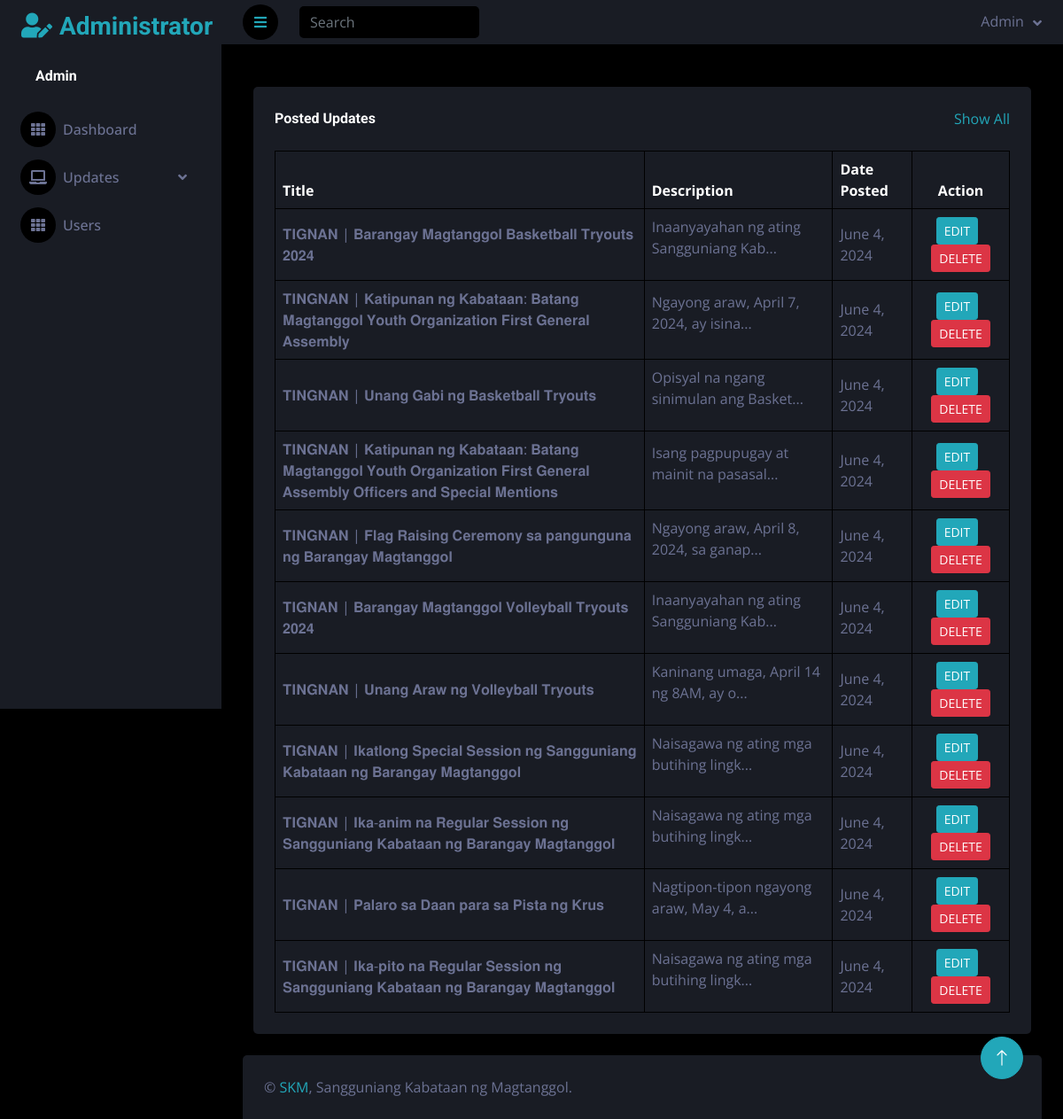
Screenshot of /newsupdate/admin/manage-update.php with the database file from the repository.
### tables this page shows
CREATE TABLE `news_updates` (
  `updates_id` int(11) NOT NULL,
  `update_num` int(255) NOT NULL,
  `update_title` varchar(255) NOT NULL,
  `update_desc` longtext NOT NULL,
  `update_img` varchar(255) NOT NULL,
  `update_date` timestamp NULL DEFAULT current_timestamp() ON UPDATE current_timestamp(),
  `update-url` mediumtext NOT NULL,
  `update_active_stat` int(11) NOT NULL
);

### newsupdate/admin/functions/call-functions.php (called while the page is built, shortened)
<?php
$conn = mysqli_connect(DB_HOST, DB_USER, DB_PASS, DB_NAME);
function get_total_updates(){
    global $conn;
    $sql = "SELECT * FROM news_updates WHERE update_active_stat = 1";
    $result = $conn->query($sql);
    $users = [];
    if ($result->num_rows > 0) {
        while ($row = $result->fetch_assoc()) {
            $users[] = $row;
        }
    }
    return $users;
}
?>

### newsupdate/admin/manage-update.php (the view, shortened to what this page needs)
<?php
function truncateHtml($text, $length)
{
    $doc = new DOMDocument();
    $doc->loadHTML('<?xml encoding="utf-8" ?>' . $text, LIBXML_HTML_NOIMPLIED | LIBXML_HTML_NODEFDTD);
    $body = $doc->getElementsByTagName('body')->item(0);
    if (!$body) {
        return substr($text, 0, $length) . '...';
    }
    $output = '';
    return $output . (strlen($text) > $length ? '...' : '');
}
include('includes/header.php');
include('includes/navbar.php');
$total_updates = get_total_updates();
?>
<div class="container-fluid pt-4 px-4">
    <div class="bg-secondary text-center rounded p-4">
        <div class="d-flex align-items-center justify-content-between mb-4">
            <h6 class="mb-0">Posted Updates</h6>
            <a href="">Show All</a>
        </div>
        <div class="table-responsive">
            <table class="table text-start align-middle table-bordered table-hover mb-0">
                <thead>
                    <tr class="text-white">
                        <th scope="col">Title</th>
                        <th scope="col">Description</th>
                        <th scope="col">Date Posted</th>
                        <th scope="col" class="text-center">Action</th>
                    </tr>
                </thead>
                <tbody>
                    <?php foreach ($total_updates as $update) : ?>
                        <tr>
                            <td style="max-width: 800px;"><?php echo $update['update_title']; ?></td>
                            <td><?php echo truncateHtml($update['update_desc'], 40); ?></td>
                            <td><?php echo date('F j, Y', strtotime($update['update_date'])); ?></td>
                            <td class="text-center"><a href="edit-post.php?id=<?php echo $update['update_num']; ?>"
                            class="btn btn-sm btn-primary" href="">EDIT</a>
                            <a href="manage-update.php?id=<?php echo $update['update_num']; ?>&&action=del"
                            class="btn btn-sm btn-danger" onclick="return confirm('Do you reaaly want to delete ?')">DELETE</a>
                            </td>
                        </tr><?php endforeach; ?>
                </tbody>
            </table>
        </div>
    </div>
</div>
<?php
include('includes/footer.php');
?>
</body>
</html>

### newsupdate/admin/includes/header.php (shortened to what this page needs)
<?php
require_once('functions/call-functions.php');
?>
<!DOCTYPE html>
<html lang="en">
<head>
    <link href="https://cdnjs.cloudflare.com/ajax/libs/font-awesome/5.10.0/css/all.min.css" rel="stylesheet">
    <link href="https://cdn.jsdelivr.net/npm/bootstrap-icons@1.4.1/font/bootstrap-icons.css" rel="stylesheet">
    <link href="lib/owlcarousel/assets/owl.carousel.min.css" rel="stylesheet">
    <link href="lib/tempusdominus/css/tempusdominus-bootstrap-4.min.css" rel="stylesheet" />
    <link href="css/bootstrap.min.css" rel="stylesheet">
    <link rel="stylesheet" href="plugin/summernote/summernote-lite.css">
    <link href="css/style.css" rel="stylesheet">
</head>
<body>
    <div class="container-fluid position-relative d-flex p-0">

### newsupdate/admin/includes/navbar.php (shortened to what this page needs)
<div class="sidebar pe-4 pb-3">
    <nav class="navbar bg-secondary navbar-dark">
        <a href="index.html" class="navbar-brand mx-4 mb-3">
            <h3 class="text-primary"><i class="fa fa-user-edit me-2"></i>Administrator</h3>
        </a>
        <div class="d-flex align-items-center ms-4 mb-4">
            <div class="ms-3">
                <h6 class="mb-0">Admin</h6>
            </div>
        </div>
        <div class="navbar-nav w-100">
            <a href="dashboard.php" class="nav-item nav-link"><i class="fa fa-th me-2"></i>Dashboard</a>
            <div class="nav-item dropdown">
                <a href="#" class="nav-link dropdown-toggle" data-bs-toggle="dropdown"><i class="fa fa-laptop me-2"></i>Updates</a>
            </div>
            <a href="users-acc.php" class="nav-item nav-link"><i class="fa fa-th me-2"></i>Users</a>
        </div>
    </nav>
</div>
<div class="content">
    <nav class="navbar navbar-expand bg-secondary navbar-dark sticky-top px-4 py-0">
        <a href="#" class="sidebar-toggler flex-shrink-0">
            <i class="fa fa-bars"></i>
        </a>
        <form class="d-none d-md-flex ms-4">
            <input class="form-control bg-dark border-0" type="search" placeholder="Search">
        </form>
        <div class="navbar-nav align-items-center ms-auto">
            <div class="nav-item dropdown">
                        <a href="#" class="nav-link dropdown-toggle" data-bs-toggle="dropdown">
                            <span class="d-none d-lg-inline-flex">Admin</span>
                        </a>
                    </div>
        </div>
    </nav>
    <div class="container-fluid pt-4 px-4">
        <div class="row g-4">

### newsupdate/admin/includes/footer.php
</div>
</div>
<div class="container-fluid pt-4 px-4">
    <div class="bg-secondary rounded-top p-4">
        <div class="row">
            <div class="col-12 col-sm-6 text-center text-sm-start">
                &copy; <a href="#">SKM</a>, Sangguniang Kabataan ng Magtanggol.
            </div>
            <div class="col-12 col-sm-6 text-center text-sm-end">
            </div>
        </div>
    </div>
</div>
</div>
<a href="#" class="btn btn-lg btn-primary btn-lg-square back-to-top"><i class="bi bi-arrow-up"></i></a>
</div>

### newsupdate/admin/css/style.css (style rules this page uses)
:root { --primary: #22a7b9; --secondary: #191C24; --light: #6C7293; --dark: #000000; --transition: all 300ms ease-in-out; }
.back-to-top { position: fixed; display: none; right: 45px; bottom: 45px; z-index: 99; }
.btn { transition: .5s; }
.btn-lg-square { width: 48px; height: 48px; }
.btn-square, .btn-sm-square, .btn-lg-square { padding: 0; display: inline-flex; align-items: center; justify-content: center; font-weight: normal; border-radius: 50px; }
.sidebar { position: fixed; top: 0; left: 0; bottom: 0; width: 250px; height: 100vh; overflow-y: auto; background: var(--secondary); transition: 0.5s; z-index: 999; }
.content { margin-left: 250px; min-height: 100vh; background: var(--dark); transition: 0.5s; }
@media (min-width: 992px) { .sidebar { margin-left: 0; } }
@media (min-width: 992px) { .content { width: calc(100% - 250px); } }
.sidebar .navbar .navbar-nav .nav-link { padding: 7px 20px; color: var(--light); font-weight: 500; border-left: 3px solid var(--secondary); border-radius: 0 30px 30px 0; outline: none; }
.sidebar .navbar .navbar-nav .nav-link i { width: 40px; height: 40px; display: inline-flex; align-items: center; justify-content: center; background: var(--dark); border-radius: 40px; }
.sidebar .navbar .dropdown-toggle::after { position: absolute; top: 15px; right: 15px; border: none; content: "\f107"; font-family: "Font Awesome 5 Free"; font-weight: 900; transition: .5s; }
.content .navbar .navbar-nav .nav-link { margin-left: 25px; padding: 12px 0; color: var(--light); outline: none; }
.content .navbar .sidebar-toggler, .content .navbar .navbar-nav .nav-link i { width: 40px; height: 40px; display: inline-flex; align-items: center; justify-content: center; background: var(--dark); border-radius: 40px; }
.content .navbar .dropdown-toggle::after { margin-left: 6px; vertical-align: middle; border: none; content: "\f107"; font-family: "Font Awesome 5 Free"; font-weight: 900; transition: .5s; }

### rows the page displays
news_updates: update_title "𝐓𝐈𝐆𝐍𝐀𝐍 | 𝐁𝐚𝐫𝐚𝐧𝐠𝐚𝐲 𝐌𝐚𝐠𝐭𝐚𝐧𝐠𝐠𝐨𝐥 𝐁𝐚𝐬𝐤𝐞𝐭𝐛𝐚𝐥𝐥 𝐓𝐫𝐲𝐨𝐮𝐭𝐬 𝟐𝟎𝟐𝟒", update_desc "Inaanyayahan ng ating Sangguniang Kab...", update_date "June 4, 2024"
news_updates: update_title "𝐓𝐈𝐍𝐆𝐍𝐀𝐍 | 𝐊𝐚𝐭𝐢𝐩𝐮𝐧𝐚𝐧 𝐧𝐠 𝐊𝐚𝐛𝐚𝐭𝐚𝐚𝐧: 𝐁𝐚𝐭𝐚𝐧𝐠 𝐌𝐚𝐠𝐭𝐚𝐧𝐠𝐠𝐨𝐥 𝐘𝐨𝐮𝐭𝐡 𝐎𝐫𝐠𝐚𝐧𝐢𝐳𝐚𝐭𝐢𝐨𝐧 𝐅𝐢𝐫𝐬𝐭 𝐆𝐞𝐧𝐞𝐫𝐚𝐥 𝐀𝐬𝐬𝐞𝐦𝐛𝐥𝐲", update_desc "Ngayong araw, April 7, 2024, ay isina...", update_date "June 4, 2024"
news_updates: update_title "𝐓𝐈𝐍𝐆𝐍𝐀𝐍 | 𝐔𝐧𝐚𝐧𝐠 𝐆𝐚𝐛𝐢 𝐧𝐠 𝐁𝐚𝐬𝐤𝐞𝐭𝐛𝐚𝐥𝐥 𝐓𝐫𝐲𝐨𝐮𝐭𝐬", update_desc "Opisyal na ngang sinimulan ang Basket...", update_date "June 4, 2024"
news_updates: update_title "𝐓𝐈𝐍𝐆𝐍𝐀𝐍 | 𝐊𝐚𝐭𝐢𝐩𝐮𝐧𝐚𝐧 𝐧𝐠 𝐊𝐚𝐛𝐚𝐭𝐚𝐚𝐧: 𝐁𝐚𝐭𝐚𝐧𝐠 𝐌𝐚𝐠𝐭𝐚𝐧𝐠𝐠𝐨𝐥 𝐘𝐨𝐮𝐭𝐡 𝐎𝐫𝐠𝐚𝐧𝐢𝐳𝐚𝐭𝐢𝐨𝐧 𝐅𝐢𝐫𝐬𝐭 𝐆𝐞𝐧𝐞𝐫𝐚𝐥 𝐀𝐬𝐬𝐞𝐦𝐛𝐥𝐲 𝐎𝐟𝐟𝐢𝐜𝐞𝐫𝐬 𝐚𝐧𝐝 𝐒𝐩𝐞𝐜𝐢𝐚𝐥 𝐌𝐞𝐧𝐭𝐢𝐨𝐧𝐬", update_desc "Isang pagpupugay at mainit na pasasal...", update_date "June 4, 2024"
news_updates: update_title "𝐓𝐈𝐍𝐆𝐍𝐀𝐍 | 𝐅𝐥𝐚𝐠 𝐑𝐚𝐢𝐬𝐢𝐧𝐠 𝐂𝐞𝐫𝐞𝐦𝐨𝐧𝐲 𝐬𝐚 𝐩𝐚𝐧𝐠𝐮𝐧𝐠𝐮𝐧𝐚 𝐧𝐠 𝐁𝐚𝐫𝐚𝐧𝐠𝐚𝐲 𝐌𝐚𝐠𝐭𝐚𝐧𝐠𝐠𝐨𝐥", update_desc "Ngayong araw, April 8, 2024, sa ganap...", update_date "June 4, 2024"
news_updates: update_title "𝐓𝐈𝐆𝐍𝐀𝐍 | 𝐁𝐚𝐫𝐚𝐧𝐠𝐚𝐲 𝐌𝐚𝐠𝐭𝐚𝐧𝐠𝐠𝐨𝐥 𝐕𝐨𝐥𝐥𝐞𝐲𝐛𝐚𝐥𝐥 𝐓𝐫𝐲𝐨𝐮𝐭𝐬 𝟐𝟎𝟐𝟒", update_desc "Inaanyayahan ng ating Sangguniang Kab...", update_date "June 4, 2024"
news_updates: update_title "𝐓𝐈𝐍𝐆𝐍𝐀𝐍 | 𝐔𝐧𝐚𝐧𝐠 𝐀𝐫𝐚𝐰 𝐧𝐠 𝐕𝐨𝐥𝐥𝐞𝐲𝐛𝐚𝐥𝐥 𝐓𝐫𝐲𝐨𝐮𝐭𝐬", update_desc "Kaninang umaga, April 14 ng 8AM, ay o...", update_date "June 4, 2024"
news_updates: update_title "𝐓𝐈𝐆𝐍𝐀𝐍 | 𝐈𝐤𝐚𝐭𝐥𝐨𝐧𝐠 𝐒𝐩𝐞𝐜𝐢𝐚𝐥 𝐒𝐞𝐬𝐬𝐢𝐨𝐧 𝐧𝐠 𝐒𝐚𝐧𝐠𝐠𝐮𝐧𝐢𝐚𝐧𝐠 𝐊𝐚𝐛𝐚𝐭𝐚𝐚𝐧 𝐧𝐠 𝐁𝐚𝐫𝐚𝐧𝐠𝐚𝐲 𝐌𝐚𝐠𝐭𝐚𝐧𝐠𝐠𝐨𝐥", update_desc "Naisagawa ng ating mga butihing lingk...", update_date "June 4, 2024"
news_updates: update_title "𝐓𝐈𝐆𝐍𝐀𝐍 | 𝐈𝐤𝐚-𝐚𝐧𝐢𝐦 𝐧𝐚 𝐑𝐞𝐠𝐮𝐥𝐚𝐫 𝐒𝐞𝐬𝐬𝐢𝐨𝐧 𝐧𝐠 𝐒𝐚𝐧𝐠𝐠𝐮𝐧𝐢𝐚𝐧𝐠 𝐊𝐚𝐛𝐚𝐭𝐚𝐚𝐧 𝐧𝐠 𝐁𝐚𝐫𝐚𝐧𝐠𝐚𝐲 𝐌𝐚𝐠𝐭𝐚𝐧𝐠𝐠𝐨𝐥", update_desc "Naisagawa ng ating mga butihing lingk...", update_date "June 4, 2024"
news_updates: update_title "𝐓𝐈𝐆𝐍𝐀𝐍 | 𝐏𝐚𝐥𝐚𝐫𝐨 𝐬𝐚 𝐃𝐚𝐚𝐧 𝐩𝐚𝐫𝐚 𝐬𝐚 𝐏𝐢𝐬𝐭𝐚 𝐧𝐠 𝐊𝐫𝐮𝐬", update_desc "Nagtipon-tipon ngayong araw, May 4, a...", update_date "June 4, 2024"
news_updates: update_title "𝐓𝐈𝐆𝐍𝐀𝐍 | 𝐈𝐤𝐚-𝐩𝐢𝐭𝐨 𝐧𝐚 𝐑𝐞𝐠𝐮𝐥𝐚𝐫 𝐒𝐞𝐬𝐬𝐢𝐨𝐧 𝐧𝐠 𝐒𝐚𝐧𝐠𝐠𝐮𝐧𝐢𝐚𝐧𝐠 𝐊𝐚𝐛𝐚𝐭𝐚𝐚𝐧 𝐧𝐠 𝐁𝐚𝐫𝐚𝐧𝐠𝐚𝐲 𝐌𝐚𝐠𝐭𝐚𝐧𝐠𝐠𝐨𝐥", update_desc "Naisagawa ng ating mga butihing lingk...", update_date "June 4, 2024"
